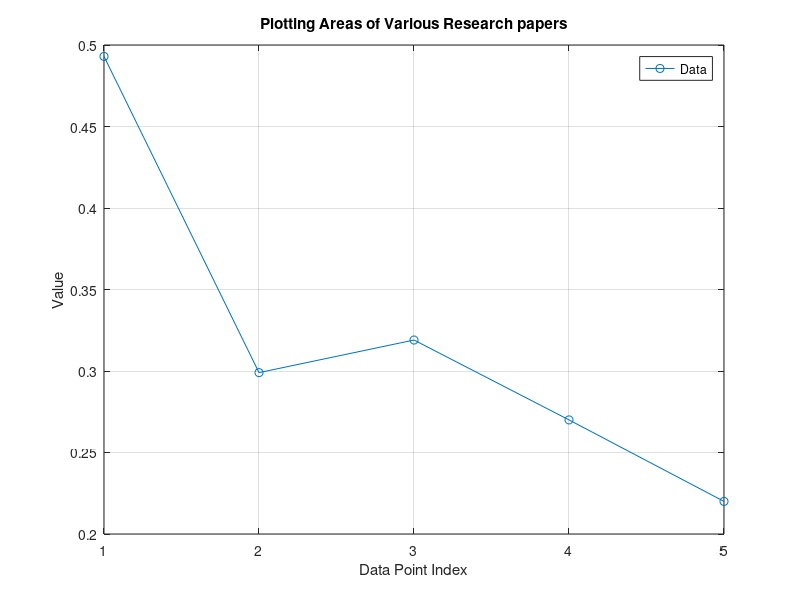

Here is the MATLAB script that generated this plot:
% Define your data points
data = [0.493, 0.299, 0.319, 0.27,0.22];

% Create an x-axis range for your data points (assuming they are at x=1, x=2, x=3, x=4)
x = 1:5;

% Create a plot
plot(x, data, '-o'); % '-o' specifies a solid line with markers

% Add labels and a title
xlabel('Data Point Index');
ylabel('Value');
title('Plotting Areas of Various Research papers');

% You can also add a legend if needed
legend('Data');

 % To include all data points on the x-axis

% Show the grid
grid on;

% You can save the plot to a file if needed
% saveas(gcf, 'plot.png');
